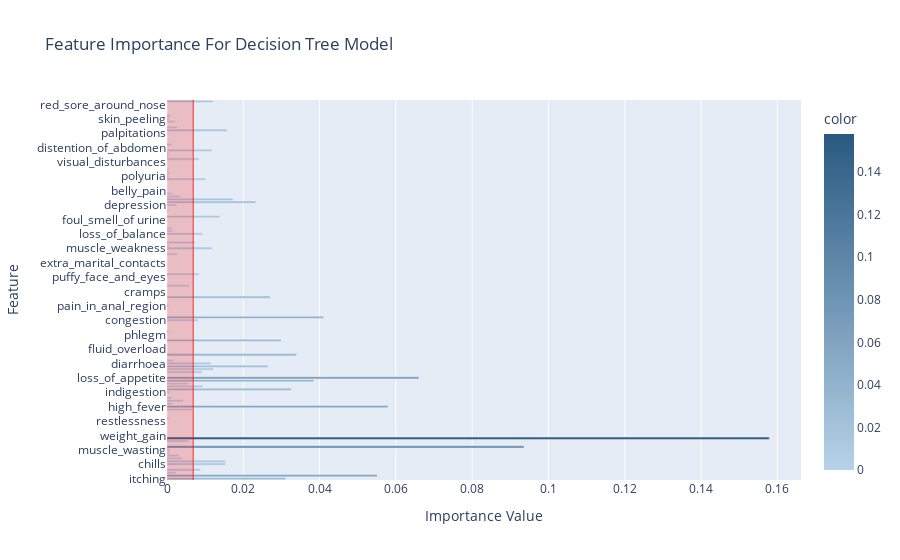

The code cell stored with this chart in its notebook:
### Markdown cell above
Taking all of these into consideration, a minimum threshold for feature importance is set in order to identify features of low importance, and thus can be excluded from the final predictive model.

### Code cell
coefficients = classifierDT.feature_importances_

# set a minimum threshold for feature importance
importance_threshold = np.quantile(coefficients, q = 0.75)
import plotly.express as px

# barplot of feature importance
fig = px.bar(x = coefficients, y = columns, orientation = 'h', color = coefficients, 
             color_continuous_scale = [(0, '#b7d2e8'), (1, '#295981')], labels = {'x': "Importance Value", 'y': "Feature"}, 
             title = "Feature Importance For Decision Tree Model")

# cut off value as the minimum threshold for feature importance
fig.add_vline(x = importance_threshold, line_color = 'red', line_width = 0.8)
fig.add_vrect(x0 = importance_threshold, x1 = 0, line_width = 0, fillcolor = 'red', opacity = 0.2)
fig.show()

### Figure 1 — Plotly figure (JSON) as saved in the notebook; plotly's stock layout.template omitted (floating-point values rounded to 4 significant figures; data arrays with more than 128 entries replaced by an {"elided": "..."} marker saying what was removed)
{"data": [{"alignmentgroup": "True", "hovertemplate": "Importance Value=%{x}<br>Feature=%{y}<br>color=%{marker.color}<extra></extra>", "legendgroup": "", "marker": {"color": {"elided": "132 float values"}, "coloraxis": "coloraxis", "pattern": {"shape": ""}}, "name": "", "offsetgroup": "", "orientation": "h", "showlegend": false, "textposition": "auto", "type": "bar", "x": {"elided": "132 float values"}, "xaxis": "x", "y": {"elided": "132 str values"}, "yaxis": "y"}], "layout": {"barmode": "relative", "coloraxis": {"colorbar": {"title": {"text": "color"}}, "colorscale": [[0, "#b7d2e8"], [1, "#295981"]]}, "legend": {"tracegroupgap": 0}, "shapes": [{"line": {"color": "red", "width": 0.8}, "type": "line", "x0": 0.006871, "x1": 0.006871, "xref": "x", "y0": 0, "y1": 1, "yref": "y domain"}, {"fillcolor": "red", "line": {"width": 0}, "opacity": 0.2, "type": "rect", "x0": 0.006871, "x1": 0, "xref": "x", "y0": 0, "y1": 1, "yref": "y domain"}], "title": {"text": "Feature Importance For Decision Tree Model"}, "xaxis": {"anchor": "y", "domain": [0, 1], "title": {"text": "Importance Value"}}, "yaxis": {"anchor": "x", "domain": [0, 1], "title": {"text": "Feature"}}}}
